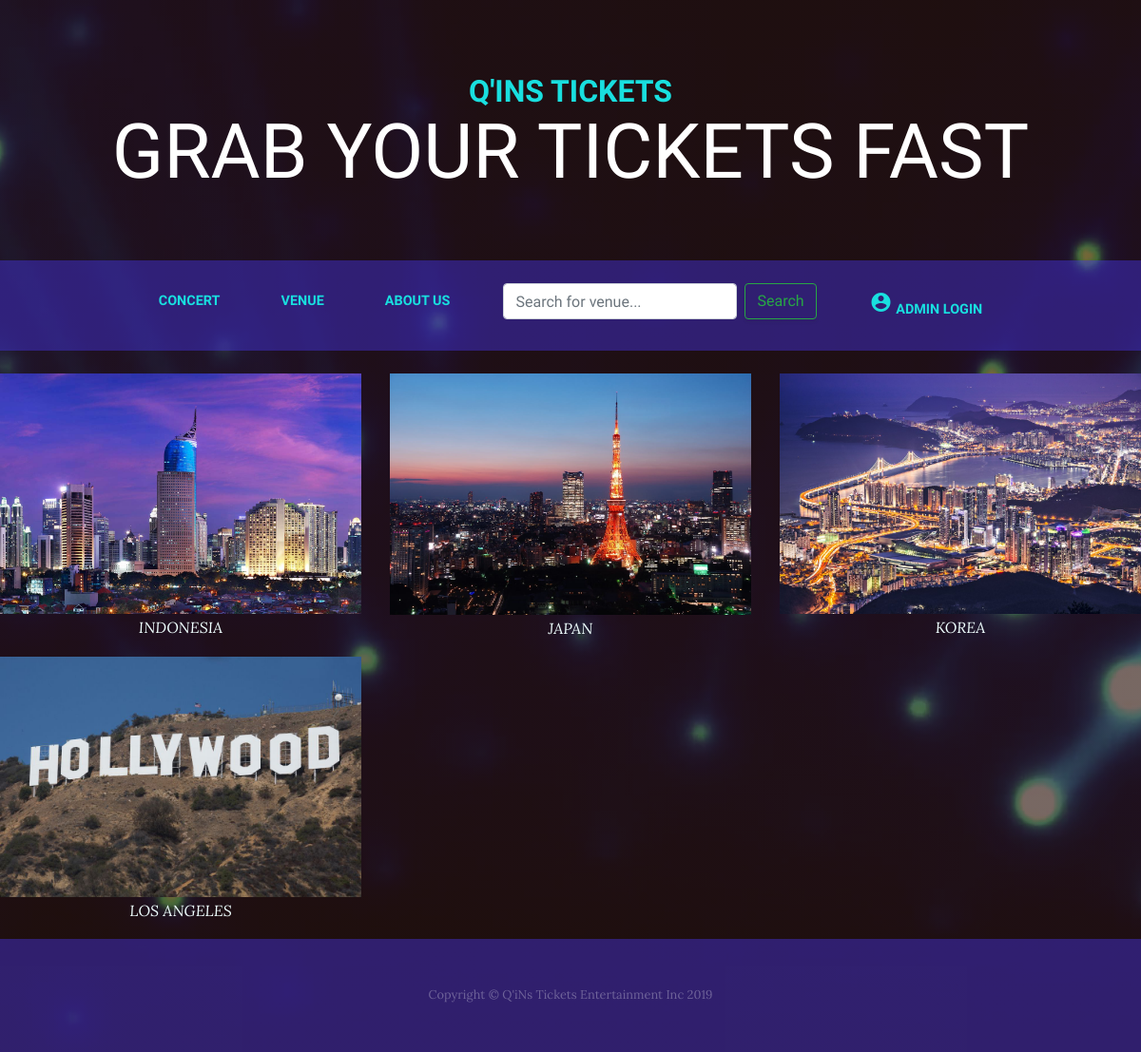
Page /venue.php on the committed database.
### tables this page shows
CREATE TABLE `venue` (
  `namatempat` varchar(50) NOT NULL,
  `img` varchar(50) NOT NULL
);

### venue.php (the view, shortened to what this page needs)
<?php
	include 'db.php';
	if(isset($_GET['cari'])){
		$cari = $_GET['cari'];
		$QueryString = "SELECT * FROM venue WHERE namatempat LIKE '%$cari%'";
		$SQL = mysqli_query($connect,$QueryString);
	}else{
		$QueryString = "SELECT * FROM venue";
		$SQL = mysqli_query($connect,$QueryString);
	}
?>
<!DOCTYPE html>
<html lang="en">
<head>
  <link href="vendor/bootstrap/css/bootstrap.min.css" rel="stylesheet">
  <link href="css/business-casual.css" rel="stylesheet">
</head>
<body>
  <h1 class="site-heading text-center text-white d-none d-lg-block">
    <span class="site-heading-upper text-primary mb-3">Q'iNs Tickets</span>
    <span class="site-heading-lower">Grab Your Tickets Fast</span>
  </h1>
  <nav class="navbar navbar-expand-lg navbar-dark py-lg-4" id="mainNav">
    <div class="container">
      <div class="collapse navbar-collapse" id="navbarResponsive">
        <ul class="navbar-nav mx-auto">
          <li class="nav-item active px-lg-4">
            <a class="nav-link text-uppercase text-expanded" href="index.php">Concert
            </a>
          </li>
          <li class="nav-item px-lg-4">
            <a class="nav-link text-uppercase text-expanded" href="venue.php">Venue</a>
          </li>
          <li class="nav-item px-lg-4">
            <a class="nav-link text-uppercase text-expanded" href="about.html">About Us</a>
          </li>
          <li class="nav-item px-lg-4">
              <form class="form-inline my-2 my-lg-0" method="get" action="venue.php">
                  <input class="form-control mr-sm-2" type="search" placeholder="Search for venue..." aria-label="Search" name="cari" >
                  <button class="btn btn-outline-success my-2 my-sm-0" type="submit" >Search</button>
              </form>
          </li>
          <li class="nav-item px-lg-4">
            <a class="nav-link text-uppercase text-expanded" href="login.html">
              <i class="large material-icons" >account_circle</i>
              Admin Login
            </a>
          </li>
        </ul>
      </div>
    </div>
  </nav>
<div>
  <br>
</div>
    <div class="row">
    	<?php foreach ($SQL as $data) : ?>
    	<div class="col-md-4">
     		<div class="thumbnail">
          		<img src="<?= $data['img']; ?>" alt="Lights" style="width:100%">
          	</div>
          	<div class="caption">
            	<p><?= $data['namatempat'] ?></p>
         	</div>
    	</div>
    	<?php endforeach; ?>
	</div>
  <footer class="footer text-faded text-center py-5">
    <div class="container">
      <p class="m-0 small">Copyright &copy; Q'iNs Tickets Entertainment Inc 2019</p>
    </div>
  </footer>
</body>
</html>

### css/business-casual.css (style rules this page uses)
body { font-family: 'Lora'; background: -webkit-gradient(linear, left top, left bottom, from(rgba(47, 23, 15, 0.65))), url("../img/bg.png"); background: linear-gradient(rgba(47, 23, 15, 0.65)), url("../img/bg.png"); background-attachment: fixed; background-position: center; background-size: cover; }
h1, h2, h3, h4, h5, h6 { font-family: 'Raleway'; }
p { line-height: 1.75; }
.text-faded { color: rgba(255, 255, 255, 0.3); }
.site-heading { margin-top: 5rem; margin-bottom: 5rem; text-transform: uppercase; line-height: 1; font-family: 'Raleway'; }
.site-heading .site-heading-upper { display: block; font-size: 2rem; font-weight: 800; }
.site-heading .site-heading-lower { font-size: 5rem; font-weight: 100; line-height: 4rem; }
#mainNav { background-color: rgba(73, 55, 238, 0.432); font-family: 'Raleway'; }
#mainNav .navbar-nav .nav-item .nav-link { color: #19dfdf ; font-weight: 800; }
#mainNav .navbar-nav .nav-item.active .nav-link { color:#19dfdf ; }
@media (min-width: 992px) { #mainNav .navbar-nav .nav-item .nav-link { font-size: 0.9rem; } }
.footer { background-color: rgba(73, 55, 238, 0.432); }
.text-primary { color: #19dfdf !important; }
.btn { -webkit-box-shadow: 0px 3px 3px 0px rgba(33, 37, 41, 0.1); box-shadow: 0px 3px 3px 0px rgba(33, 37, 41, 0.1); }

### venue.php (style rules this page uses)
.caption { color: azure; text-align: center; font-style: italic; }

### rows in the picture
venue: img (picture), namatempat "INDONESIA"
venue: img (picture), namatempat "JAPAN"
venue: img (picture), namatempat "KOREA"
venue: img (picture), namatempat "LOS ANGELES"
